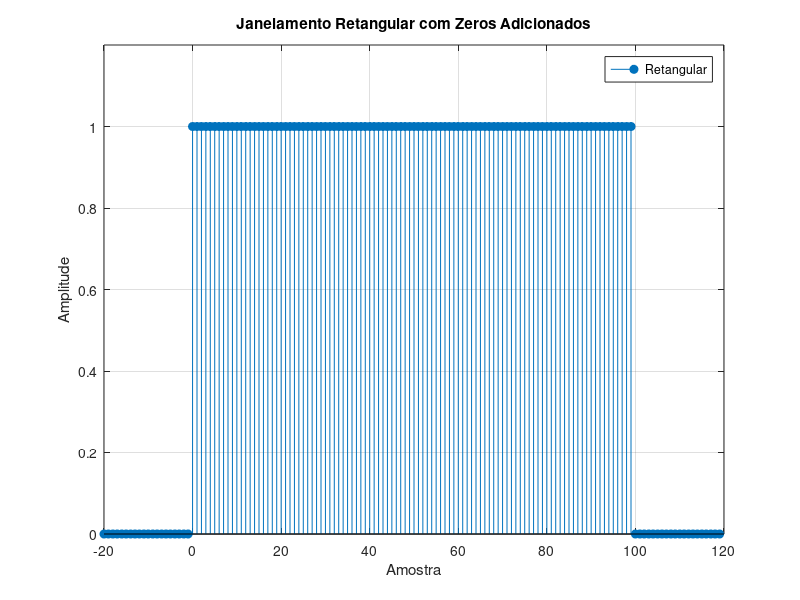

Write MATLAB code to recreate this figure.
% Define the length of the window and the amount of padding
N = 100;
padding = 20;

% Generate the rectangular window
rectangular_window = rectwin(N);

% Add zero-padding to the window
window_with_padding = [zeros(padding, 1); rectangular_window; zeros(padding, 1)];

% Create the indices to start from -padding to N-1
indices = -padding:(N+padding-1);

% Create the figure and plot the rectangular window with impulses
figure;
stem(indices, window_with_padding, 'filled', 'DisplayName', 'Retangular');
xlabel('Amostra');
ylabel('Amplitude');
title('Janelamento Retangular com Zeros Adicionados');
legend show;
grid on;

% Adjust the y-axis limits to improve visualization
ylim([0 1.2]); % Set the maximum y-axis limit slightly greater than 1

